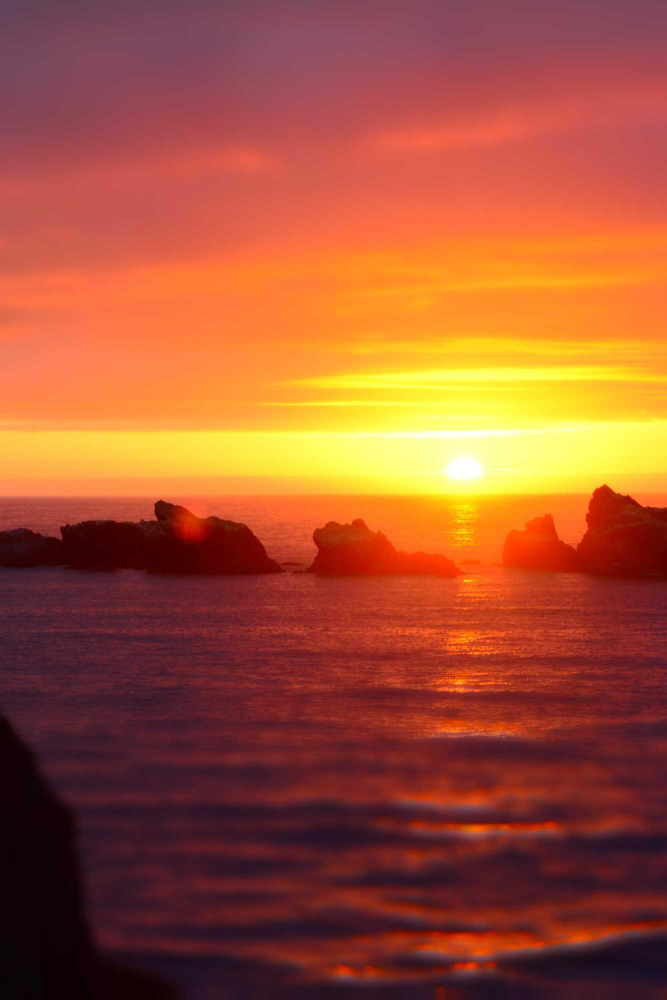
#> input picture file1.png, 2000 x 3000 px (shown at 1/3 size)
$ python resizer.py
#> lines starting #> are read from the running program, lines starting #| are printed output that depends on the picture
#> the answer given: 1
import cv2


def resize_image(input_image_path, output_image_path, scale_percent):
#> called with input_image_path = 'file1.png', output_image_path = 'resize_image.png', scale_percent = 1
    image = cv2.imread(input_image_path, cv2.IMREAD_UNCHANGED)
#> image is the input picture: shape (3000, 2000, 3); mean B, G, R 52.8, 82.2, 162.7

    # Calculate the new dimensions based on the scale percentage
    new_width = int(image.shape[1] * scale_percent / 100)
#> new_width = 20
    new_height = int(image.shape[0] * scale_percent / 100)
#> new_height = 30

    resized_image = cv2.resize(image, (new_width, new_height))
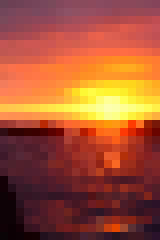
#> resized_image: shape (30, 20, 3) (shown 8 times larger); mean B, G, R 53.1, 83.1, 163.5

    cv2.imwrite(output_image_path, resized_image)

    print("Image resized successfully.")

if __name__ == "__main__":
    input_image_path = "file1.png"
    output_image_path = "resize_image.png"

    scale_percent = int(input("Resize into (1-100,%) : "))  # Resize to 50% of original size

    resize_image(input_image_path, output_image_path, scale_percent)
